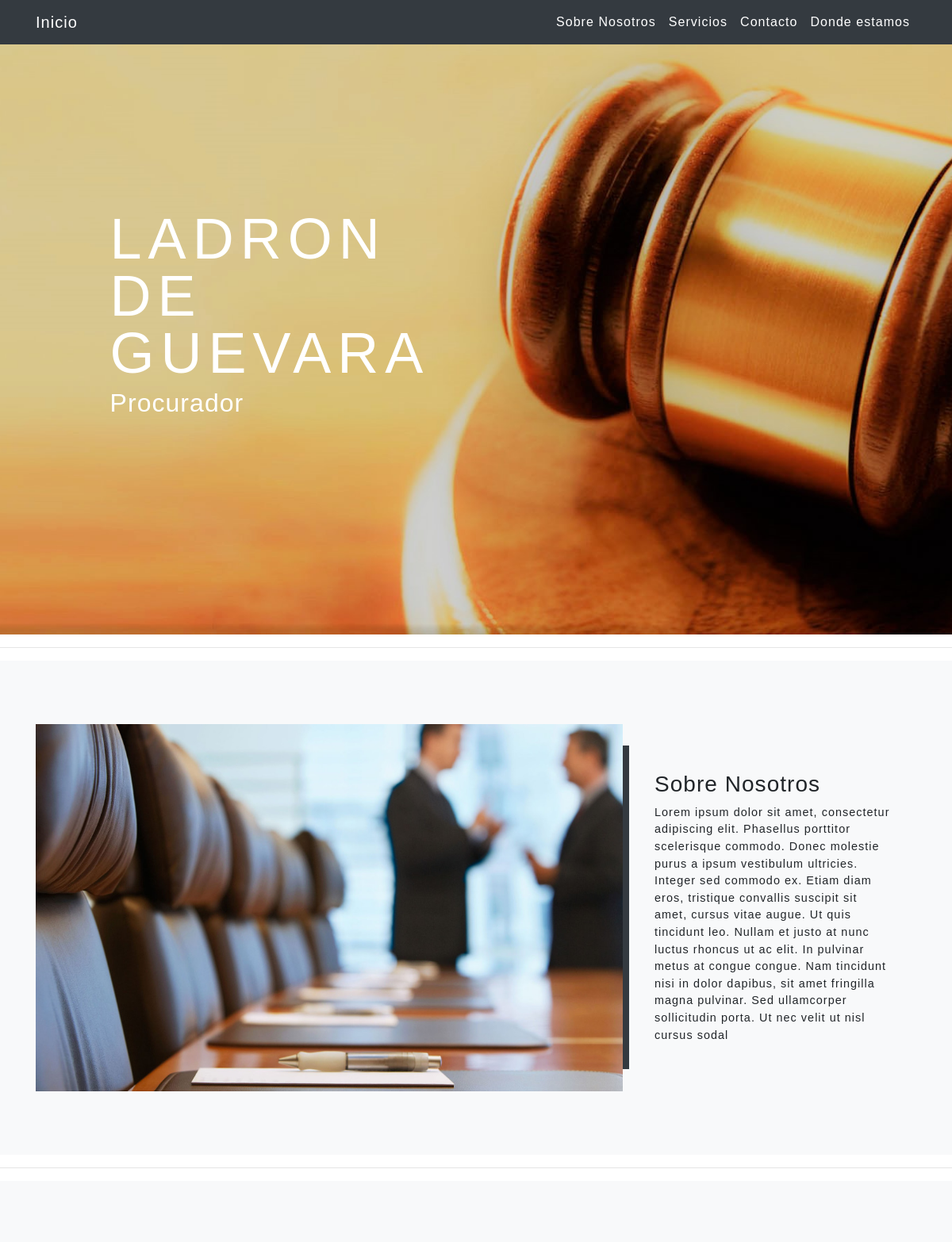
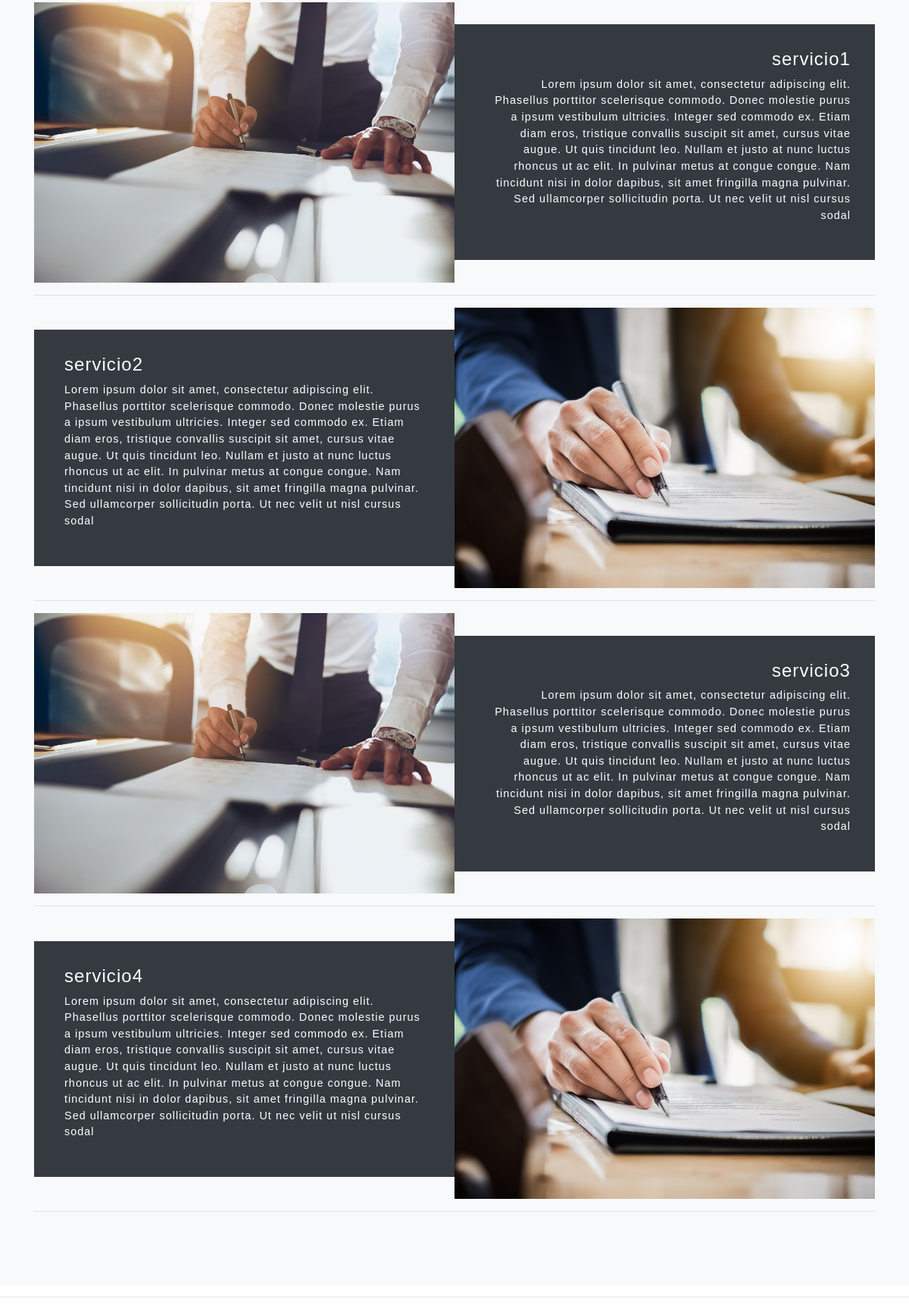
The page / (upper part) on the database its author committed (2 pictures, top to bottom).
### tables this page shows
create table datos (
    img_inicio varchar(500),
    titulo_inicio varchar(50),
    txt_inicio varchar(500),
    img_nosotros varchar(500),
    titulo_nosotros varchar(50),
    txt_nosotros varchar(500),
    direccion varchar(500),
    url_direccion varchar (500),
    email varchar(500),
    telefono varchar(500),
    url_linkedin varchar(500),
    url_facebook varchar(500),
    url_instagram varchar(500)
);

create table servicios(
    id int(3) auto_increment not null primary key,
    url_imagen varchar(500),
    txt_titulo varchar(50),
    txt_texto varchar(500)
);

### index.php (the view, shortened to what this page needs)
<?php
include("sesion/conexion.php");
$fila = mysqli_fetch_array(mysqli_query($con, "select * from datos;"));
extract($fila);
?>
<!DOCTYPE html>
<html lang="es">
    <head>
        <link rel="stylesheet" href="https://use.fontawesome.com/releases/v5.5.0/css/all.css">
        <link rel="stylesheet" href="https://stackpath.bootstrapcdn.com/bootstrap/4.1.3/css/bootstrap.min.css">
        <link href="css/style.css" rel="stylesheet">
    </head>
    <body id="arriba">
        <nav class="navbar navbar-expand-lg navbar-dark bg-dark fixed-top" id="navbar">
            <div class="container">
                <a class="navbar-brand js-scroll-trigger" href="#arriba">Inicio</a>
                <div class="navbar-collapse collapse" id="navbarResponsive">
                    <ul class="navbar-nav ml-auto">
                        <li class="nav-item">
                            <a class="nav-link js-scroll-trigger text-white" href="#nosotros">Sobre Nosotros</a>
                        </li>
                        <li class="nav-item">
                            <a class="nav-link js-scroll-trigger text-white" href="#servicios">Servicios</a>
                        </li>
                        <li class="nav-item">
                            <a class="nav-link js-scroll-trigger text-white" href="#contacto">Contacto</a>
                        </li>
                        <li class="nav-item">
                            <a class="nav-link js-scroll-trigger text-white" href="#donde">Donde estamos</a>
                        </li>
                    </ul>
                </div>
            </div>
        </nav>
        <header class="cabecera" style="background-image: url('<?php echo "$img_inicio"; ?>');">
            <div class="container d-flex h-100 align-items-center">
                <div class="mx-auto text-left">
                    <div class="col-xl-6 col-lg-6">
                        <?php
                        echo "<h1 class='text-white text-uppercase'>$titulo_inicio</h1>";
                        echo "<h2 class='text-white'>$txt_inicio</h2>";
                        ?>
                    </div>
                </div>
            </div>
        </header>
        <hr>
        <section id="nosotros" class="seccion-nosotros bg-light">
            <div class="container">
                <div class="row align-items-center no-gutters mb-4 mb-lg-0">
                    <div class="col-xl-8 col-lg-7">
                        <img class="img-fluid" src="<?php echo "$img_nosotros";?>" alt="">
                    </div>
                    <div class="col-xl-4 col-lg-5">
                        <div class="texto text-center text-lg-left">
                            <?php
                            echo "<h3>$titulo_nosotros</h3>";
                            echo "<p class='text-black mb-0'>$txt_nosotros</p>";
                            ?>
                        </div>
                    </div>
                </div>
            </div>
        </section>
        <hr>
        <section id="servicios" class="seccion-nosotros bg-light">
            <div class="container">
                <?php
                    $consulta = "select * from servicios;";
                    $resultado = mysqli_query($con, $consulta);
                    $tipo = 1;
                    $lado = "text-lg-left";
                    while ($fila = mysqli_fetch_array($resultado)) {
                            extract($fila);
                            if($tipo %2 == 0){
                                $lado = "text-lg-left";
                                $orden = "order-lg-first";
                                $tipo++;
                            }else{
                                $lado = "text-lg-right";
                                $orden = "";
                                $tipo++;
                            }
                        echo "<div class='row align-items-center no-gutters mb-5 mb-lg-0'>";
                        echo "<div class='col-lg-6'>";
                            echo "<img class='img-fluid' src='$url_imagen' alt=''>";
                        echo"</div>";
                        echo"<div class='col-lg-6 $orden'>";
                            echo"<div class='bg-dark text-center'>";
                                echo "<div class='texto $lado text-center'>";
                                    echo "<h4 class='text-white'>$txt_titulo</h4>";
                                    echo "<p class='text-white'>$txt_texto</p>";
                                echo "</div>"
                              . "</div>"
                          . "</div>"
                        . "</div>"
                    . "<hr>";
                    }
                ?>
        </section>
        <hr>
    </body>
</html>

### css/style.css (style rules this page uses)
.cabecera { width: 100%; height: 100vh; padding: 0; background-position: center; background-repeat: no-repeat; background-attachment: scroll; background-size: cover; }
.cabecera h1 { font-size: 4.5rem; line-height: 4.5rem; letter-spacing: 0.5rem; }
.cabecera h2 { max-width: 30rem; font-size: 2rem; }
.seccion-nosotros { padding: 5rem 0; }
.texto { padding: 2rem; font-size: 90%; }
body { font-family: 'arial'; letter-spacing: 0.0650em; }
a { color: black; }
.nav-link { color: white; }
@media (min-width: 992px) { .seccion-nosotros .texto { border-left: 0.5rem solid #343a40; } }

### rows shown on the page
datos: img_inicio (picture), titulo_inicio "LADRON DE GUEVARA", txt_inicio "Procurador", img_nosotros (picture), titulo_nosotros "Sobre Nosotros", txt_nosotros "Lorem ipsum dolor sit amet, consectetur adipiscing elit. Phasellus porttitor scelerisque commodo. Donec molestie purus a ipsum vestibulum ultricies. Integer sed commodo ex. Etiam diam eros, tristique convallis suscipit sit amet, cursus vitae augue. Ut quis tincidunt leo. Nullam et justo at nunc luctus rhoncus ut ac elit. In pulvinar metus at congue congue. Nam tincidunt nisi in dolor dapibus, sit amet fringilla magna pulvinar. Sed ullamcorper sollicitudin porta. Ut nec velit ut nisl cursus sodal"
servicios: url_imagen (picture), txt_titulo "servicio1", txt_texto "Lorem ipsum dolor sit amet, consectetur adipiscing elit. Phasellus porttitor scelerisque commodo. Donec molestie purus a ipsum vestibulum ultricies. Integer sed commodo ex. Etiam diam eros, tristique convallis suscipit sit amet, cursus vitae augue. Ut quis tincidunt leo. Nullam et justo at nunc luctus rhoncus ut ac elit. In pulvinar metus at congue congue. Nam tincidunt nisi in dolor dapibus, sit amet fringilla magna pulvinar. Sed ullamcorper sollicitudin porta. Ut nec velit ut nisl cursus sodal"
servicios: url_imagen (picture), txt_titulo "servicio2", txt_texto "Lorem ipsum dolor sit amet, consectetur adipiscing elit. Phasellus porttitor scelerisque commodo. Donec molestie purus a ipsum vestibulum ultricies. Integer sed commodo ex. Etiam diam eros, tristique convallis suscipit sit amet, cursus vitae augue. Ut quis tincidunt leo. Nullam et justo at nunc luctus rhoncus ut ac elit. In pulvinar metus at congue congue. Nam tincidunt nisi in dolor dapibus, sit amet fringilla magna pulvinar. Sed ullamcorper sollicitudin porta. Ut nec velit ut nisl cursus sodal"
servicios: url_imagen (picture), txt_titulo "servicio3", txt_texto "Lorem ipsum dolor sit amet, consectetur adipiscing elit. Phasellus porttitor scelerisque commodo. Donec molestie purus a ipsum vestibulum ultricies. Integer sed commodo ex. Etiam diam eros, tristique convallis suscipit sit amet, cursus vitae augue. Ut quis tincidunt leo. Nullam et justo at nunc luctus rhoncus ut ac elit. In pulvinar metus at congue congue. Nam tincidunt nisi in dolor dapibus, sit amet fringilla magna pulvinar. Sed ullamcorper sollicitudin porta. Ut nec velit ut nisl cursus sodal"
servicios: url_imagen (picture), txt_titulo "servicio4", txt_texto "Lorem ipsum dolor sit amet, consectetur adipiscing elit. Phasellus porttitor scelerisque commodo. Donec molestie purus a ipsum vestibulum ultricies. Integer sed commodo ex. Etiam diam eros, tristique convallis suscipit sit amet, cursus vitae augue. Ut quis tincidunt leo. Nullam et justo at nunc luctus rhoncus ut ac elit. In pulvinar metus at congue congue. Nam tincidunt nisi in dolor dapibus, sit amet fringilla magna pulvinar. Sed ullamcorper sollicitudin porta. Ut nec velit ut nisl cursus sodal"
